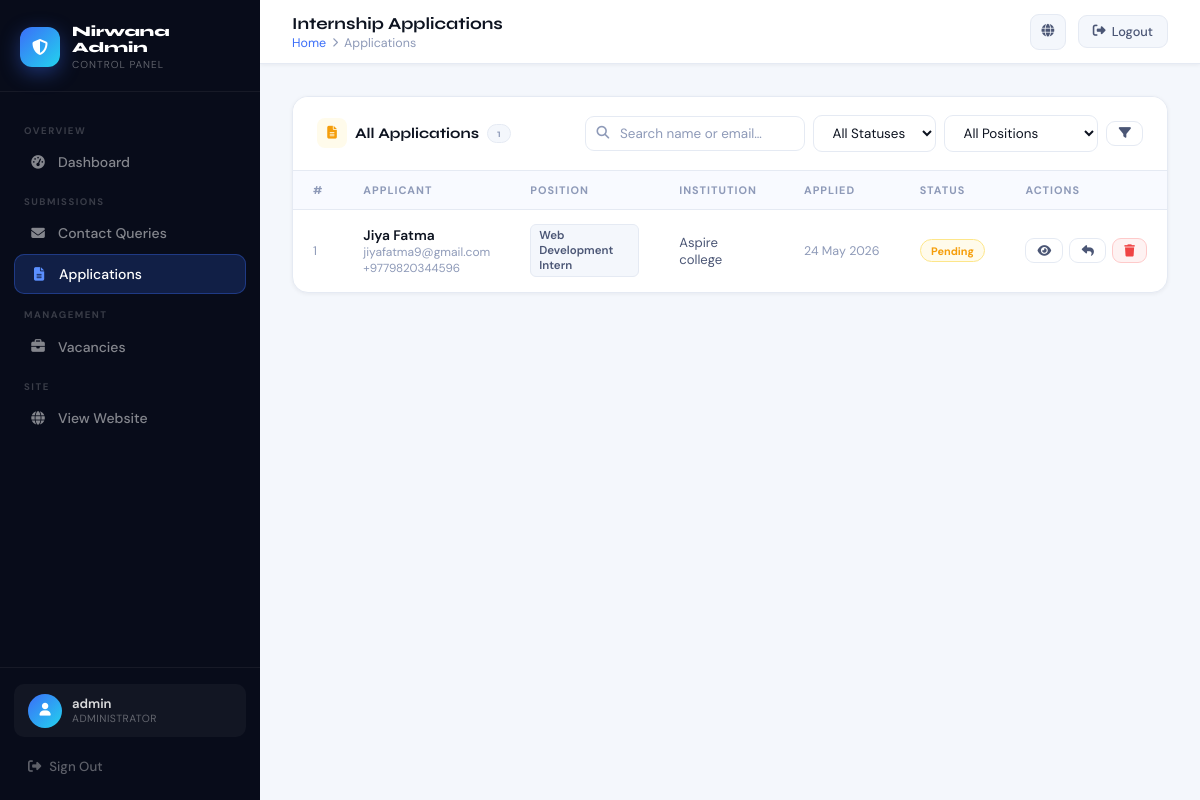
Screenshot of /myadmin/applications/ (signed in) with the database file from the repository.
### app1/models.py (models this page shows, shortened)
class InternshipApplication(models.Model):
    POSITION_CHOICES = [
        ('Web Development Intern', 'Web Development Intern'),
        ('Mobile App Development Intern', 'Mobile App Development Intern'),
        ('Digital Marketing Intern', 'Digital Marketing Intern'),
    ]
    STATUS_CHOICES = [
        ('pending', 'Pending'),
        ('reviewing', 'Reviewing'),
        ('accepted', 'Accepted'),
        ('rejected', 'Rejected'),
    ]
    position = models.CharField(max_length=100, choices=POSITION_CHOICES)
    full_name = models.CharField(max_length=200)
    email = models.EmailField()
    phone = models.CharField(max_length=30, blank=True)
    program = models.CharField(max_length=100, blank=True)
    institution = models.CharField(max_length=200, blank=True)
    skills = models.CharField(max_length=300, blank=True)
    portfolio = models.URLField(blank=True)
    motivation = models.TextField(blank=True)
    status = models.CharField(max_length=20, choices=STATUS_CHOICES, default='pending')
    submitted_at = models.DateTimeField(auto_now_add=True)
    is_read = models.BooleanField(default=False)
    class Meta:
        ordering = ['-submitted_at']
        verbose_name = 'Internship Application'
        verbose_name_plural = 'Internship Applications'

### app1/views.py (the view)
# urls.py: path('myadmin/applications/', views.admin_applications, name='admin_applications'),
@login_required(login_url='admin_login')
@user_passes_test(is_admin, login_url='admin_login')
def admin_applications(request):
    q = request.GET.get('q', '')
    status_filter = request.GET.get('status', '')
    position_filter = request.GET.get('position', '')
    applications = InternshipApplication.objects.all()
    if q:
        applications = applications.filter(
            Q(full_name__icontains=q) | Q(email__icontains=q) | Q(position__icontains=q)
        )
    if status_filter:
        applications = applications.filter(status=status_filter)
    if position_filter:
        applications = applications.filter(position=position_filter)
    return render(request, 'app1/admin/applications.html', {
        'applications': applications,
        'q': q,
        'status_filter': status_filter,
        'position_filter': position_filter,
    })

### app1/views.py (called while the page is built)
def is_admin(user):
    return user.is_authenticated and user.is_staff

### app1/templates/app1/admin/applications.html (shortened to what this page needs)
{% extends 'app1/admin/base.html' %}
{% block page_title %}Internship Applications{% endblock %}
{% block breadcrumb %}<a href="{% url 'admin_dashboard' %}">Home</a> <i class="fas fa-chevron-right" style="font-size:0.6rem"></i> <span>Applications</span>{% endblock %}
{% block content %}
<div class="card">
  <div class="card-header">
    <div class="card-title">
      <span class="title-icon" style="background:#FFFBEB;color:var(--orange)"><i class="fas fa-file-lines"></i></span>
      All Applications
      <span style="background:var(--bg);border:1px solid var(--border);padding:2px 9px;border-radius:50px;font-size:0.68rem;color:var(--text-light);font-weight:600">
        {{ applications|length }}
      </span>
    </div>
    <div style="display:flex;gap:0.5rem;align-items:center;flex-wrap:wrap">
      <form method="GET" style="display:flex;gap:0.5rem;align-items:center;flex-wrap:wrap">
        <div class="search-wrap">
          <input type="text" name="q" placeholder="Search name or email…" value="{{ q }}">
        </div>
        <select name="status" class="filter-select">
          <option value="">All Statuses</option>
        </select>
        <select name="position" class="filter-select">
          <option value="">All Positions</option>
        </select>
        <button type="submit" class="btn btn-ghost btn-sm"><i class="fas fa-filter"></i></button>
      </form>
    </div>
  </div>
  <div class="card-body">
    {% if applications %}
    <table>
      <thead>
        <tr>
          <th>#</th>
          <th>Applicant</th>
          <th>Position</th>
          <th>Institution</th>
          <th>Applied</th>
          <th>Status</th>
          <th>Actions</th>
        </tr>
      </thead>
      <tbody>
        {% for a in applications %}
        <tr>
          <td style="color:var(--text-light);font-size:0.78rem;width:50px">{{ a.pk }}</td>
          <td>
            <div style="font-weight:600">{{ a.full_name }}</div>
            <div style="font-size:0.75rem;color:var(--text-light)">{{ a.email }}</div>
            {% if a.phone %}<div style="font-size:0.73rem;color:var(--text-light)">{{ a.phone }}</div>{% endif %}
          </td>
          <td style="font-size:0.82rem;max-width:150px">
            <span style="display:inline-block;background:var(--bg);border:1px solid var(--border);padding:3px 8px;border-radius:6px;font-size:0.72rem;font-weight:600;color:var(--text-mid)">
              {{ a.position }}
            </span>
          </td>
          <td style="font-size:0.82rem;color:var(--text-mid)">{{ a.institution|default:"—" }}</td>
          <td style="color:var(--text-light);font-size:0.78rem;white-space:nowrap">{{ a.submitted_at|date:"d M Y" }}</td>
          <td><span class="badge {{ a.status }}">{{ a.get_status_display }}</span></td>
          <td>
            <div class="action-group">
              <a href="{% url 'admin_application_detail' a.pk %}" class="btn btn-ghost btn-sm" title="View details">
                <i class="fas fa-eye"></i>
              </a>
              <a href="mailto:{{ a.email }}" class="btn btn-ghost btn-sm" title="Email applicant">
                <i class="fas fa-reply"></i>
              </a>
              <a href="{% url 'admin_application_delete' a.pk %}"
                 class="btn btn-danger btn-sm"
                 title="Delete"
                 onclick="return confirm('Delete application from {{ a.full_name }}? This cannot be undone.')">
                <i class="fas fa-trash"></i>
              </a>
            </div>
          </td>
        </tr>
        {% endfor %}
      </tbody>
    </table>
    {% endif %}
  </div>
</div>
{% endblock %}

### app1/templates/app1/admin/base.html (shortened to what this page needs)
<!DOCTYPE html>
<html lang="en">
<head>
<link rel="stylesheet" href="https://cdnjs.cloudflare.com/ajax/libs/font-awesome/6.5.0/css/all.min.css">
</head>
<body>
<aside class="sidebar" id="sidebar">
  <div class="sidebar-top">
    <a href="{% url 'admin_dashboard' %}" class="brand">
      <div class="brand-mark"><i class="fas fa-shield-halved"></i></div>
      <div class="brand-info">
        <div class="name">Nirwana Admin</div>
        <div class="sub">Control Panel</div>
      </div>
    </a>
  </div>
  <nav class="sidebar-nav">
    <span class="nav-label">Overview</span>
    <a href="{% url 'admin_dashboard' %}" class="nav-link {% if request.resolver_match.url_name == 'admin_dashboard' %}active{% endif %}">
      <span class="nav-icon"><i class="fas fa-gauge-high"></i></span>
      <span class="nav-text">Dashboard</span>
    </a>
    <span class="nav-label">Submissions</span>
    <a href="{% url 'admin_contacts' %}" class="nav-link {% if 'contact' in request.resolver_match.url_name %}active{% endif %}">
      <span class="nav-icon"><i class="fas fa-envelope"></i></span>
      <span class="nav-text">Contact Queries</span>
    </a>
    <a href="{% url 'admin_applications' %}" class="nav-link {% if 'application' in request.resolver_match.url_name %}active{% endif %}">
      <span class="nav-icon"><i class="fas fa-file-lines"></i></span>
      <span class="nav-text">Applications</span>
    </a>
    <span class="nav-label">Management</span>
    <a href="{% url 'admin_vacancies' %}" class="nav-link {% if 'vacanc' in request.resolver_match.url_name %}active{% endif %}">
      <span class="nav-icon"><i class="fas fa-briefcase"></i></span>
      <span class="nav-text">Vacancies</span>
    </a>
    <span class="nav-label">Site</span>
    <a href="{% url 'home' %}" class="nav-link" target="_blank">
      <span class="nav-icon"><i class="fas fa-globe"></i></span>
      <span class="nav-text">View Website</span>
    </a>
  </nav>
  <div class="sidebar-bottom">
    <div class="user-card">
      <div class="user-avatar"><i class="fas fa-user"></i></div>
      <div>
        <div class="user-name">{{ request.user.username }}</div>
        <div class="user-role">Administrator</div>
      </div>
    </div>
    <a href="{% url 'admin_logout' %}" class="logout-link">
      <i class="fas fa-right-from-bracket"></i>
      Sign Out
    </a>
  </div>
</aside>
<div class="main">
  <header class="topbar">
    <div class="topbar-left">
      <div>
        <div class="page-title">{% block page_title %}Dashboard{% endblock %}</div>
        <div class="breadcrumb">{% block breadcrumb %}<a href="{% url 'admin_dashboard' %}">Home</a>{% endblock %}</div>
      </div>
    </div>
    <div class="topbar-right">
      <a href="{% url 'home' %}" target="_blank" class="topbar-action icon-only" title="View Site">
        <i class="fas fa-globe"></i>
      </a>
      <a href="{% url 'admin_logout' %}" class="topbar-action" title="Logout">
        <i class="fas fa-right-from-bracket"></i>
        <span>Logout</span>
      </a>
    </div>
  </header>
  <main class="content">
    {% block content %}{% endblock %}
  </main>
</div>
</body>
</html>

### rows the page displays
InternshipApplication: pk "1", full_name "Jiya Fatma", email "jiyafatma9@gmail.com", phone "+9779820344596", position "Web Development Intern", institution "Aspire college", submitted_at "24 May 2026", status "Pending"

### other values shown
{{ request.user.username }} "admin"
{{ applications|length }} "1"
